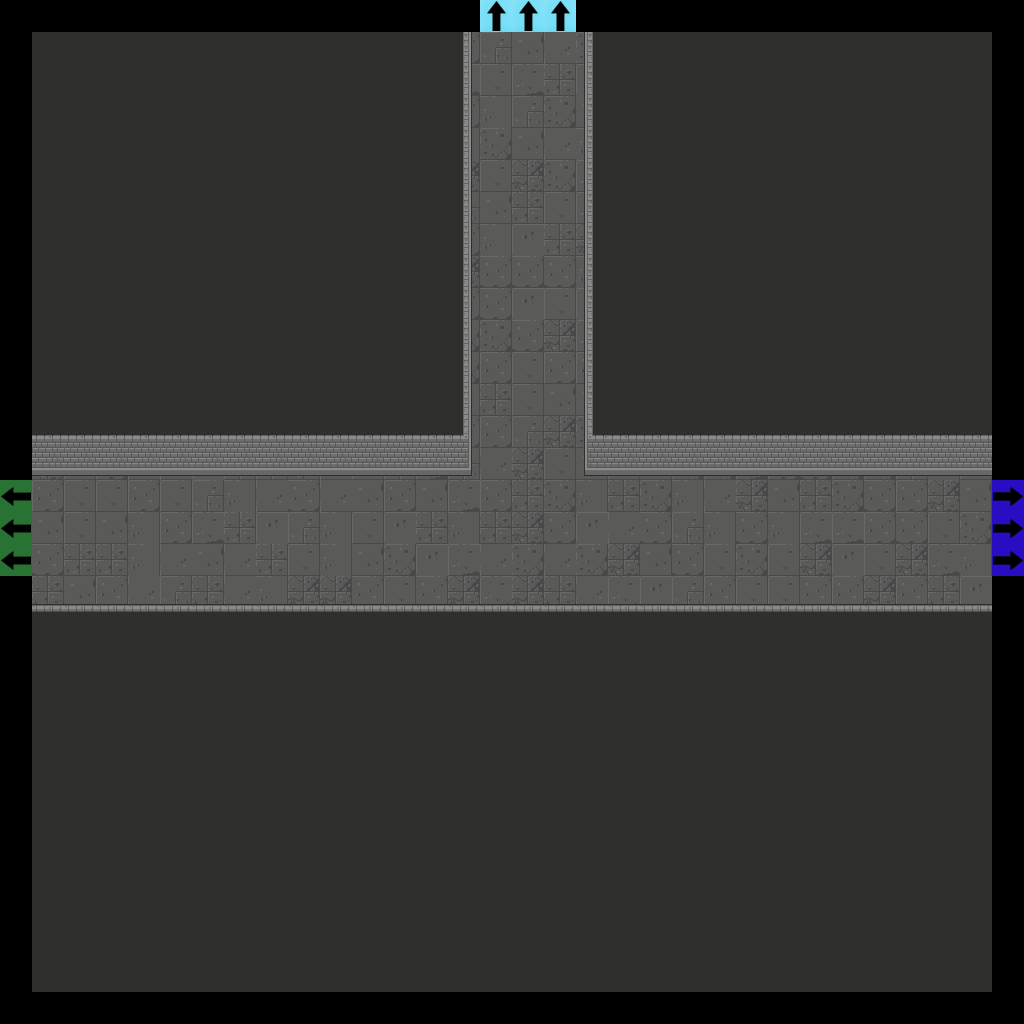

A 2D game scene composited from a Tiled map and its tileset images. What follows is a short description and the map's XML, with each tile layer's data collapsed to a summary:
An orthogonal 32x32 tile map with 32x32 px tiles, 7 tile layers (Floor, Walls, Doors, Pillars, ...), 2 tilesets.

<map version="1.2" tiledversion="2019.04.18" orientation="orthogonal" renderorder="right-down" width="32" height="32" tilewidth="32" tileheight="32" infinite="0" nextlayerid="22" nextobjectid="1">
 <tileset firstgid="1" source="Dungeon_Tileset_2.tsx" />
 <tileset firstgid="321" source="flags.tsx" />
 <layer id="15" name="Floor" width="32" height="32">
  <data>[1024 cells, 900 non-empty, 12 distinct tile ids]</data>
 </layer>
 <layer id="16" name="Walls" width="32" height="32">
  <data>[1024 cells, 768 non-empty, 11 distinct tile ids]</data>
 </layer>
 <layer id="17" name="Doors" width="32" height="32">
  <data>[1024 cells, 0 non-empty, 0 distinct tile ids]</data>
 </layer>
 <layer id="18" name="Pillars" width="32" height="32">
  <properties>
   <property name="unity:SortingLayer" value="Player" />
  </properties>
  <data>[1024 cells, 0 non-empty, 0 distinct tile ids]</data>
 </layer>
 <layer id="19" name="Candles" width="32" height="32">
  <data>[1024 cells, 0 non-empty, 0 distinct tile ids]</data>
 </layer>
 <layer id="20" name="Debris" width="32" height="32">
  <data>[1024 cells, 0 non-empty, 0 distinct tile ids]</data>
 </layer>
 <layer id="21" name="Flags" width="32" height="32">
  <data>[1024 cells, 9 non-empty, 3 distinct tile ids]</data>
 </layer>
</map>
